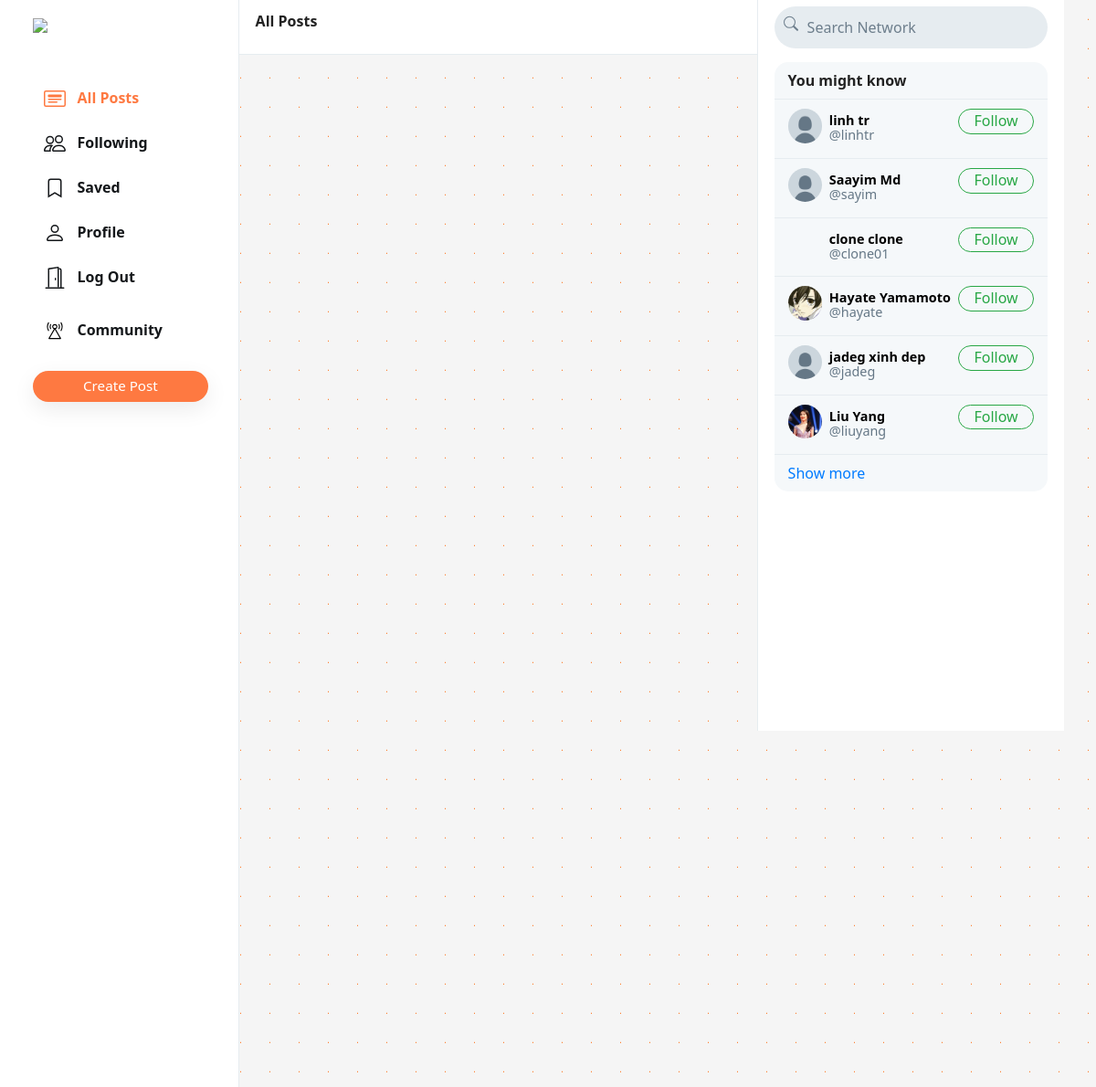
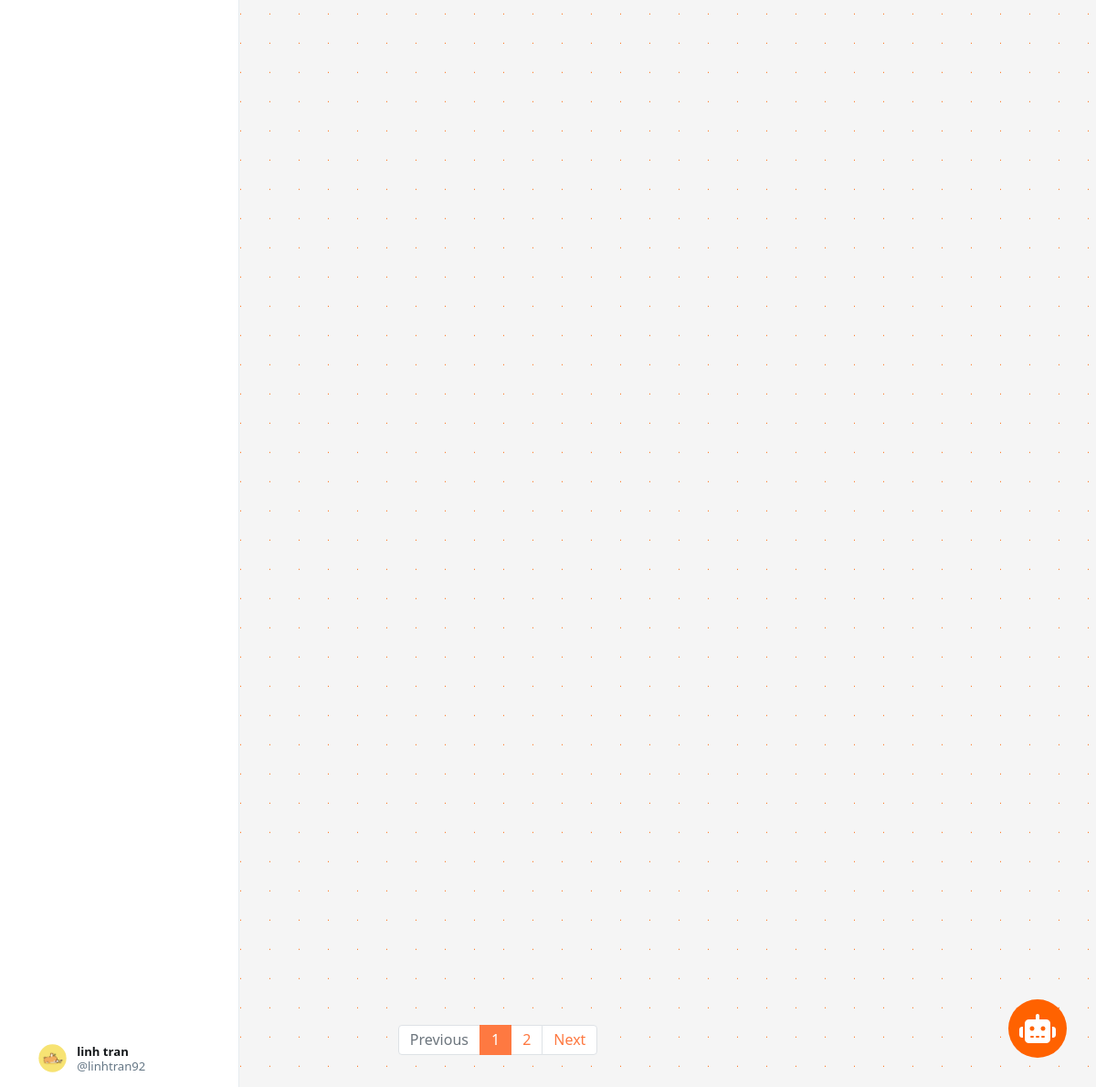
/ (signed in), run on the app's committed database (2 pictures, top to bottom).
### network/models.py (models this page shows, shortened)
class User(AbstractUser):
    profile_pic = models.ImageField(upload_to='profile_pic/')
    bio = models.TextField(max_length=160, blank=True, null=True)
    cover = models.ImageField(upload_to='covers/', blank=True)
    community = models.ManyToManyField('Community', blank=True, related_name='users', null=True, default=None)

### network/views.py (the view)
# urls.py: path("", views.index, name="index"),
def index(request):
    all_posts = Post.objects.all().order_by('-date_created')
    paginator = Paginator(all_posts, 10)
    page_number = request.GET.get('page')
    if page_number == None:
        page_number = 1
    posts = paginator.get_page(page_number)
    followings = []
    suggestions = []
    if request.user.is_authenticated:
        followings = Follower.objects.filter(
            followers=request.user).values_list('user', flat=True)
        suggestions = User.objects.exclude(pk__in=followings).exclude(
            username=request.user.username).order_by("?")[:6]
        communitys = Community.objects.filter(userlist=request.user)
    return render(request, "network/index.html", {
        "posts": posts,
        "suggestions": suggestions,
        "communitys": communitys,
        "page": "all_posts",
        'profile': False
    })

### network/templates/network/index.html (shortened to what this page needs)
{% extends "network/layout.html" %}
{% load static %}
{% block body %}
<div class="main-div">
    <div class="left-div">
        <nav class="head heading">
            {% if page == 'all_posts' %}
            All Posts
            {% elif page == 'following' %}
            Following
            {% elif page == 'saved' %}
            Saved
            {% elif page == 'profile' %}
            Profile
            {% else %}
            Explore
            {% endif %}
        </nav>
        <div class="left-div-content">
            <div class="posts-view">
                <div class="main-div-content">
                    <nav aria-label="Page navigation example" class="pagination-bar">
                        <ul class="pagination justify-content-center">
                            {% if posts.has_previous %}
                            <li class="page-item">
                                <a class="page-link" href="?page={{ posts.previous_page_number | default:1}}"
                                    tabindex="-1" aria-disabled="true">Previous</a>
                            </li>
                            {% else %}
                            <li class="page-item disabled">
                                <a class="page-link" href="" tabindex="-1" aria-disabled="true">Previous</a>
                            </li>
                            {% endif %}
                            {% for each in posts.paginator.page_range %}
                            {% if each == posts.number %}
                            <li class="page-item active"><a class="page-link" href="?page={{each}}">{{each}}</a></li>
                            {% else %}
                            <li class="page-item"><a class="page-link" href="?page={{each}}">{{each}}</a></li>
                            {% endif %}
                            {% endfor %}
                            {% if posts.has_next %}
                            <li class="page-item">
                                <a class="page-link" href="?page={{ posts.next_page_number }}">Next</a>
                            </li>
                            {% else %}
                            <li class="page-item disabled">
                                <a class="page-link" href="">Next</a>
                            </li>
                            {% endif %}
                        </ul>
                    </nav>
                </div>
            </div>
        </div>
    </div>
</div>
{% endblock %}

### network/templates/network/layout.html (shortened to what this page needs)
{% load static %}
<!DOCTYPE html>
<html lang="en">
<head>
    <link rel="stylesheet" href="https://cdnjs.cloudflare.com/ajax/libs/font-awesome/6.4.0/css/all.min.css">
    <link rel="stylesheet" href="https://stackpath.bootstrapcdn.com/bootstrap/4.4.1/css/bootstrap.min.css"
>
    <link href="{% static 'network/styles.css' %}" rel="stylesheet">
    <link rel="stylesheet" href="{% static 'network/chat.css' %}">
    <link rel="stylesheet" href="{% static 'network/community.css' %}">
    <link href='https://unpkg.com/boxicons@2.1.1/css/boxicons.min.css' rel='stylesheet'>
</head>
<body>
    <div class="body" data-page="{{page}}">
        <div class="sidenav">
            <a href="{% url 'index' %}" class="navbar-brand">
                <img src="{% static 'network/Images/logo.png' %}" height="31px">
            </a>
            <div style="height: 100%;">
                <div>
                    <div>
                        <ul>
                            <li class="nav-item" id="all_posts">
                                <a href="{% url 'index' %}" class="nav-link">
                                    <div>
                                        &nbsp;&nbsp;All Posts
                                    </div>
                                </a>
                            </li>
                            {% if user.is_authenticated %}
                            <li class="nav-item" id="following">
                                <a href="{% url 'following' %}" class="nav-link">
                                    <div>
                                        &nbsp;&nbsp;Following
                                    </div>
                                </a>
                            </li>
                            <li class="nav-item" id="saved">
                                <a href="{% url 'saved' %}" class="nav-link">
                                    <div>
                                        <svg width="1.5em" height="1.5em" viewBox="0 0 16 16" class="bi bi-bookmark"
                                            fill="currentColor" xmlns="http://www.w3.org/2000/svg">
                                            <path fill-rule="evenodd"
                                                d="M8 12l5 3V3a2 2 0 0 0-2-2H5a2 2 0 0 0-2 2v12l5-3zm-4 1.234l4-2.4 4 2.4V3a1 1 0 0 0-1-1H5a1 1 0 0 0-1 1v10.234z" />
                                        </svg>
                                        &nbsp;&nbsp;Saved
                                    </div>
                                </a>
                            </li>
                            <li class="nav-item" id="profile">
                                <a href="{% url 'profile' user.username %}" class="nav-link">
                                    <div>
                                        &nbsp;&nbsp;Profile
                                    </div>
                                </a>
                            </li>
                            <li class="nav-item" id="logout">
                                <a href="{% url 'logout' %}" class="nav-link">
                                    <div>
                                        &nbsp;&nbsp;Log Out
                                    </div>
                                </a>
                            </li>
                            {% endif %}
                        </ul>
                    </div>
                    {% if user.is_authenticated %}
                    <li class="nav-item" id="login">
                        <a onclick="togglecommunity()" class="nav-link">
                            <div>
                                &nbsp;&nbsp;Community
                            </div>
                        </a>
                    </li>
                    <br>
                    <button id="popup-btn" class="btn btn-success new-post-btn"
                        style="background-color: #fe7941 !important; border: none !important;"
                        onclick="createpost()">Create
                        Post</button>
                    {% endif %}
                </div>
                <div style="position: absolute; bottom: 10px;">
                    {% if user.is_authenticated %}
                    <li class="nav-item sidenav-user">
                        <a href="{% url 'profile' user.username %}" class="nav-link">
                            <div class="user_account">
                                <div class="small-profilepic"
                                    style="float: left; background-image: url(/media/{{user.profile_pic}})"></div>
                                <div style="height: 2.7vw; margin: auto;">
                                    <div style="margin-top: 4px;"><strong>{{user.first_name}}
                                            {{user.last_name}}</strong></div>
                                    <div class="grey" style="margin-top: 4px;">@{{ user.username }}</div>
                                </div>
                            </div>
                        </a>
                    </li>
                    {% endif %}
                </div>
            </div>
        </div>
        {% block body %}
        {% endblock %}
        <div class="right-div">
            <nav class="head">
                <form action="#">
                    <div class="search-div">
                        <div>
                        </div>
                        <input type="text" name="query" id="search-box" placeholder="Search Network">
                    </div>
                </form>
            </nav>
            <div class='right-div-content'>
                <div class="space" style="background-color: white;"></div>
                {% if user.is_authenticated %}
                <div class="suggestion-box">
                    <div class="suggestion-header">
                        You might know
                    </div>
                    {% for suggestion in suggestions %}
                    <div class="suggestion-user">
                        <div>
                            <a href="{% url 'profile' suggestion.username %}">
                                <div class="small-profilepic"
                                    style="background-image: url(/media/{{suggestion.profile_pic}})"></div>
                            </a>
                        </div>
                        <div class="user-details">
                            <a href="{% url 'profile' suggestion.username %}">
                                <div id="user-name">
                                    <strong>
                                        {{suggestion.first_name}} {{suggestion.last_name}}
                                    </strong>
                                </div>
                                <div class="grey">@{{suggestion.username}}</div>
                            </a>
                        </div>
                        <div>
                            <button class="btn btn-outline-success" type="button"
                                onclick="follow_user(this,'{{suggestion.username}}','suggestion')">Follow</button>
                        </div>
                    </div>
                    {% empty %}
                    <div style="text-align: center; border-bottom: .5px solid #e6ecf0; padding: 10px 15px;">
                        <span class="grey" style="font-size: .9em;">No suggestions available.</span>
                    </div>
                    {% endfor %}
                    <div class="suggestion-footer">
                        <a href="#">Show more</a>
                    </div>
                </div>
                {% endif %}
                <div class="chatbox-wrapper">
                    <div class="chatbox-toggle">
                        <i class="fa-solid fa-robot fa-beat-fade"></i>
                    </div>
                </div>
            </div>
        </div>
    </div>
</body>
</html>

### network/static/network/styles.css (style rules this page uses)
.body { display: flex; min-height: 100%; font-family: system-ui, sans-serif; }
.btn { border-radius: 20px; padding: 0.32rem 1rem 0.375rem 1rem; }
.btn, .btn:focus, .btn:active { box-shadow: none !important; -webkit-box-shadow: none !important; }
.grey { color: #657786; }
svg { vertical-align: text-top; }
.sidenav { height: 100%; width: 21.8%; position: fixed; top: 0; left: 0; padding: 15px; list-style: none; border-right: .5px solid #e6ecf0; z-index: 100; padding-left: 3%; background-color: white; }
.sidenav ul { list-style: none; padding-left: 0px; margin-top: 3vh; }
.sidenav li { margin-top: 7px; }
.sidenav .nav-link { color: #14171a; line-height: .7em; font-weight: 700; padding: 0px; }
.sidenav .nav-link>div { padding: 10px 20px 8px 12px; border-radius: 25px; line-height: 0.9em; width: max-content; }
.new-post-btn { padding-left: 55px !important; padding-right: 55px !important; font-size: .95em; font-weight: 530; box-shadow: rgba(0, 0, 0, 0.08) 0px 8px 24px !important; }
.user_account { display: flex; font-size: .82rem; font-weight: normal; padding-top: 3px !important; padding-bottom: 3px !important; padding-left: 3px !important; }
.user_account .small-profilepic { transform: scale(.82); margin-left: auto; margin-top: auto; }
.active a { color: #fe7941 !important; }
.main-div { position: relative; width: 47.25%; min-height: 100vh; left: 21.8%; }
.left-div { position: relative; }
.head { height: 7.5vh; }
.heading { position: fixed; width: 47.255%; top: 0px; padding: 18px; border-bottom: .5px solid #e6ecf0; line-height: .7em; font-weight: 800; background-color: #fff; z-index: 1000; }
.left-div-content { margin-top: 7.5vh; }
.small-profilepic { width: 3.1vw; height: 3.1vw; border-radius: 9999px; overflow: hidden; margin-right: 8px; background-size: cover; background-repeat: no-repeat; background-position: center; box-sizing: content-box; }
.space { height: 8px; background-color: #e6ecf0; }
.pagination-bar { margin-top: 35px; margin-bottom: 35px; }
.pagination-bar .page-link { line-height: .9em; }
.page-item.active .page-link { color: white !important; background-color: #fe7941; border-color: #fe7941; }
.page-link { color: #fe7941; }
.right-div { width: 28%; height: 100vh; position: fixed; right: 2.95%; border-left: .5px solid #e6ecf0; background-color: white; }
.right-div .head { padding: .9vh 1.5vw; }
.right-div .search-div { margin-left: auto; margin-right: auto; display: flex; border-radius: 25px; background-color: #e6ecf0; padding-left: 10px; padding-right: 10px; vertical-align: middle; }
#search-box { height: 5.7vh; border: none; background: none; outline: none; width: 100%; margin-left: 8px; }
#search-box::placeholder { color: #6d7e8c; }
.right-div-content { height: 92.5vh; overflow: auto; padding-left: 1.5vw; padding-right: 1.5vw; }
.suggestion-box, .guest-box { border-radius: 15px; overflow: hidden; background-color: #f5f8fa; }
.suggestion-header { padding: 13px 15px; line-height: .9em; font-weight: 800; border-bottom: .5px solid #e6ecf0; }
.suggestion-user { display: flex; padding: 10px 15px; font-size: .9em; border-bottom: .5px solid #e6ecf0; }
.suggestion-user a { color: black; text-decoration: none; }
.user-details { flex: 1; line-height: 1.1em; padding: 5px 0px 7px 0px; }
.suggestion-user .btn { padding: 0em 1em .09em 1em; }
.suggestion-footer { padding: 13px 15px; line-height: .9em; }
.suggestion-footer a { text-decoration: none; }

### network/static/network/chat.css (style rules this page uses)
*, *::before, *::after { box-sizing: border-box; }
body, h1, h2, h3, h4, p, figure, blockquote, dl, dd { margin: 0; }
body { min-height: 100vh; text-rendering: optimizeSpeed; line-height: 1.5; font-family: 'Poppins', sans-serif; background: linear-gradient(90deg, var(--grey) 31px, transparent 1px) 50%, linear-gradient(180deg, var(--grey) 31px, var(--orange) 1px) 50%; background-size: 32px 32px; color: var(--dark); }
a:not([class]) { text-decoration-skip-ink: auto; }
img, picture { max-width: 100%; display: block; }
input, button, textarea, select { font: inherit; }
:root { --orange: #ff6200; --blue: #335DFF; --grey: #F5F5F5; --grey-d-1: #EEE; --grey-d-2: #DDD; --grey-d-3: #888; --white: #FFF; --dark: #222; }
.chatbox-wrapper { position: fixed; bottom: 2rem; right: 2rem; width: 4rem; height: 4rem; }
.chatbox-toggle { width: 100%; height: 100%; background: var(--orange); color: var(--white); font-size: 2rem; display: flex; justify-content: center; align-items: center; border-radius: 50%; cursor: pointer; transition: .2s; }

### data on the page
User: profile_pic (picture), first_name "linh", last_name "tran", username "linhtran92"
User: profile_pic (placeholder picture), first_name "linh", last_name "tr", username "linhtr"
User: profile_pic (placeholder picture), first_name "Saayim", last_name "Md", username "sayim"
User: first_name "clone", last_name "clone", username "clone01"
User: profile_pic (picture), first_name "Hayate", last_name "Yamamoto", username "hayate"
User: profile_pic (placeholder picture), first_name "jadeg", last_name "xinh dep", username "jadeg"
User: profile_pic (picture), first_name "Liu", last_name "Yang", username "liuyang"

### other printed values
{{ each }} "1"
{{ each }} "2"
